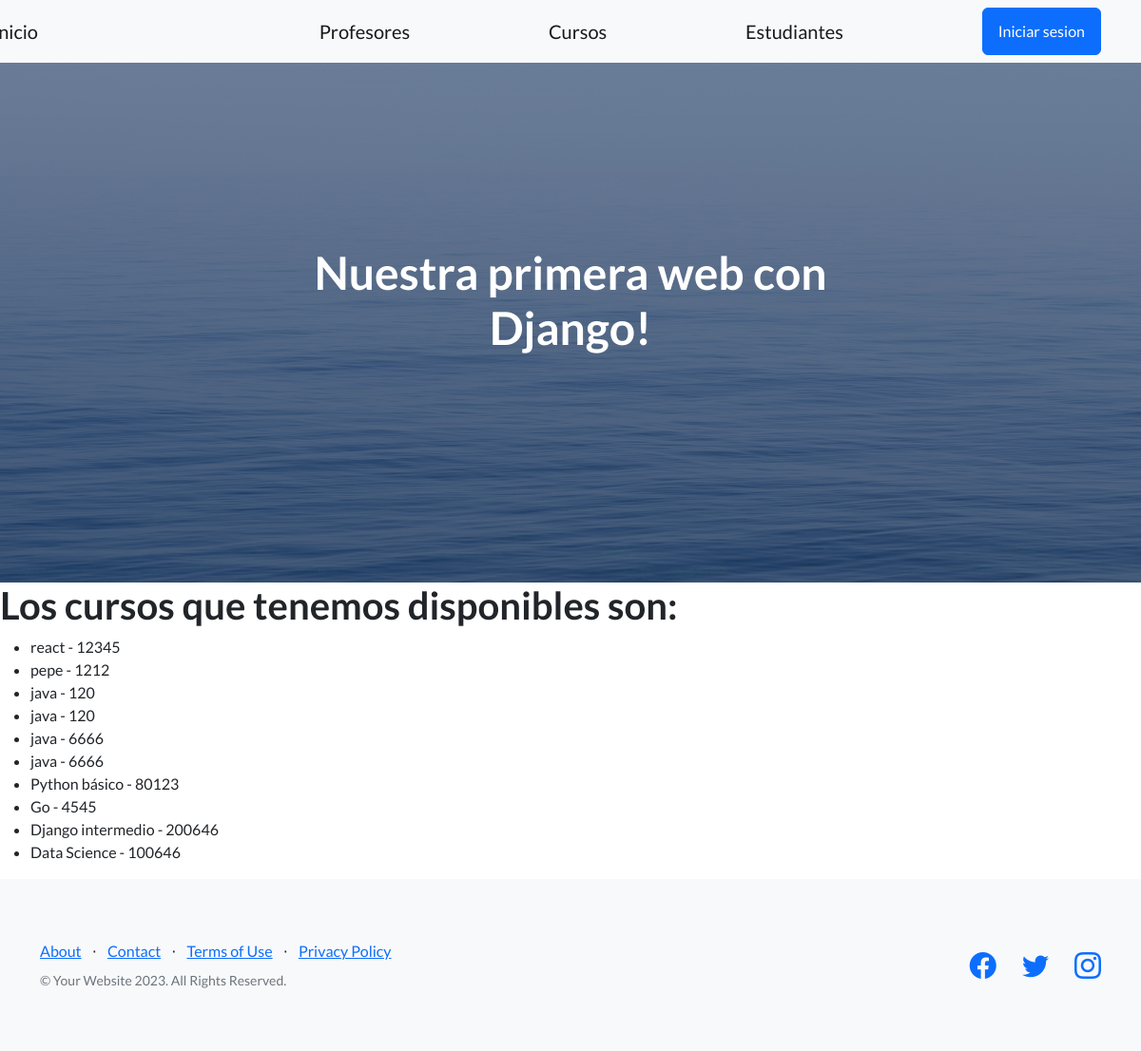
Page /app-coder/lista-cursos/ on the earlier database version.
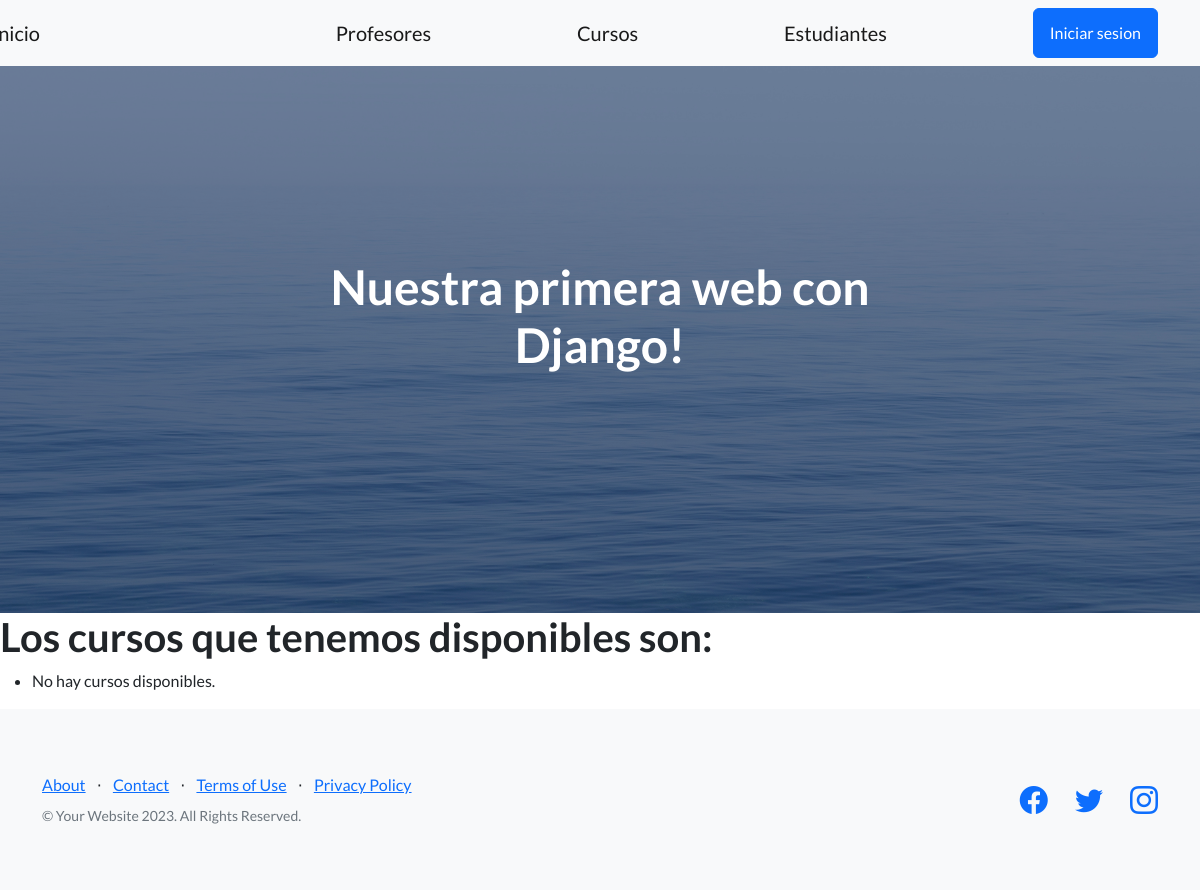
Same page on the later database version.
### app_coder/models.py (models this page shows)
class Curso(models.Model):
    nombre = models.CharField(max_length=50)
    camada = models.IntegerField()
    def __str__(self):
        return f'{self.nombre} - {self.camada}'
    class Meta():
       verbose_name = 'Course'
       verbose_name_plural = 'My courses...'
       ordering = ('-nombre', 'camada')

### app_coder/views.py (the view)
# urls.py: path('lista-cursos/', lista_cursos),
def lista_cursos(req):
    lista = Curso.objects.all()
    print("Cursos encontrados: ", lista)
    return render(req, "cursos.html", {"lista_cursos": lista})

### app_coder/templates/cursos.html
{% extends 'padre.html' %}
{% block contenidoQueCambia %}
    <h1>Los cursos que tenemos disponibles son:</h1>
    <ul>
        {% if lista_cursos %}
            {% for curso in lista_cursos %}
                <li>{{ curso.nombre }} - {{ curso.camada }}</li>
            {% endfor %}
        {% else %}
            <li>No hay cursos disponibles.</li>
        {% endif %}
    </ul>
{% endblock contenidoQueCambia %}

### app_coder/templates/padre.html (shortened to what this page needs)
<!DOCTYPE html>
<html lang="en">
    <head>
        {% load static%}
        <link href="https://cdn.jsdelivr.net/npm/bootstrap-icons@1.5.0/font/bootstrap-icons.css" rel="stylesheet" type="text/css" />
        <link href="{% static 'css/styles.css' %}" rel="stylesheet" />
        <link href="{% static 'css/mis_estilos.css' %}" rel="stylesheet" />
    </head>
    <body>
        {% include 'navbar.html' %}
        <header class="masthead">
            <div class="container position-relative">
                <div class="row justify-content-center">
                    <div class="col-xl-6">
                        <div class="text-center text-white">
                            <h1 class="mb-5">Nuestra primera web con Django!</h1>
                        </div>
                    </div>
                </div>
            </div>
        </header>
        {% block contenidoQueCambia %}
        {% endblock contenidoQueCambia %}
        <footer class="footer bg-light">
            <div class="container">
                <div class="row">
                    <div class="col-lg-6 h-100 text-center text-lg-start my-auto">
                        <ul class="list-inline mb-2">
                            <li class="list-inline-item"><a href="#!">About</a></li>
                            <li class="list-inline-item">⋅</li>
                            <li class="list-inline-item"><a href="#!">Contact</a></li>
                            <li class="list-inline-item">⋅</li>
                            <li class="list-inline-item"><a href="#!">Terms of Use</a></li>
                            <li class="list-inline-item">⋅</li>
                            <li class="list-inline-item"><a href="#!">Privacy Policy</a></li>
                        </ul>
                        <p class="text-muted small mb-4 mb-lg-0">&copy; Your Website 2023. All Rights Reserved.</p>
                    </div>
                    <div class="col-lg-6 h-100 text-center text-lg-end my-auto">
                        <ul class="list-inline mb-0">
                            <li class="list-inline-item me-4">
                                <a href="#!"><i class="bi-facebook fs-3"></i></a>
                            </li>
                            <li class="list-inline-item me-4">
                                <a href="#!"><i class="bi-twitter fs-3"></i></a>
                            </li>
                            <li class="list-inline-item">
                                <a href="#!"><i class="bi-instagram fs-3"></i></a>
                            </li>
                        </ul>
                    </div>
                </div>
            </div>
        </footer>
    </body>
</html>

### app_coder/templates/navbar.html
<nav class="navbar navbar-light bg-light static-top">
    <div class="container">
        <div class="home-button">
            <a class="navbar-brand" href="{% url 'Inicio' %}#!">Inicio</a>
        </div>
        <a class="navbar-brand" href="{% url 'Profesores'  %}#!">Profesores</a>
        <a class="navbar-brand" href="{% url 'Cursos' %}#!">Cursos</a>
        <a class="navbar-brand" href="{% url 'Estudiantes' %}#!">Estudiantes</a>
        <a class="btn btn-primary" href="#signup">Iniciar sesion</a>
    </div>
</nav>

### app_coder/static/css/mis_estilos.css (style rules this page uses)
.home-button { padding-right: 150px; margin-left: -50px; }

Differences in the rows shown:
removed Curso: nombre "react", camada "12345"
removed Curso: nombre "pepe", camada "1212"
removed Curso: nombre "java", camada "120"
removed Curso: nombre "java", camada "120"
removed Curso: nombre "java", camada "6666"
removed Curso: nombre "java", camada "6666"
removed Curso: nombre "Python básico", camada "80123"
removed Curso: nombre "Go", camada "4545"
removed Curso: nombre "Django intermedio", camada "200646"
removed Curso: nombre "Data Science", camada "100646"
Other differences:
text now shown: "No hay cursos disponibles."
